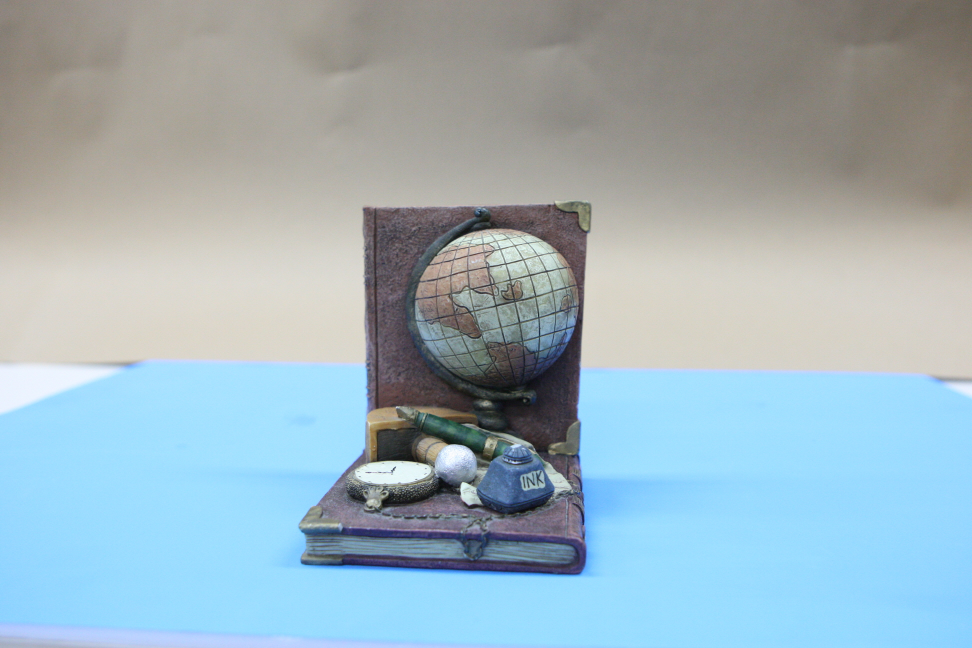
%> input picture SfM/PA3_VVS/Data/0000.JPG, 1944 x 1296 px (shown at 1/2 size)
$ octave main.m   (GNU Octave 9; MATLAB toolbox functions it lacks are replaced by stand-ins)
%> lines starting %> are read from the running program, lines starting %| are printed output that depends on the picture
clear; clc;
close all;
run('vlfeat-0.9.21/toolbox/vl_setup');
%> (this line was passed over: vl_setup is not available in this run)
addpath('./Givenfunctions');
addpath('./my_functions');
addpath('./Data')

% intrinsic
K = [1698.873755 0.000000     971.7497705
    0.000000    1698.8796645 647.7488275
    0.000000    0.000000     1.000000];

% load image
sfm01 = imread('0000.JPG');
%> sfm01 is the input picture: size 1296x1944x3 uint8; mean R, G, B 158.4, 178.7, 187.4
sfm02 = imread('0001.JPG');
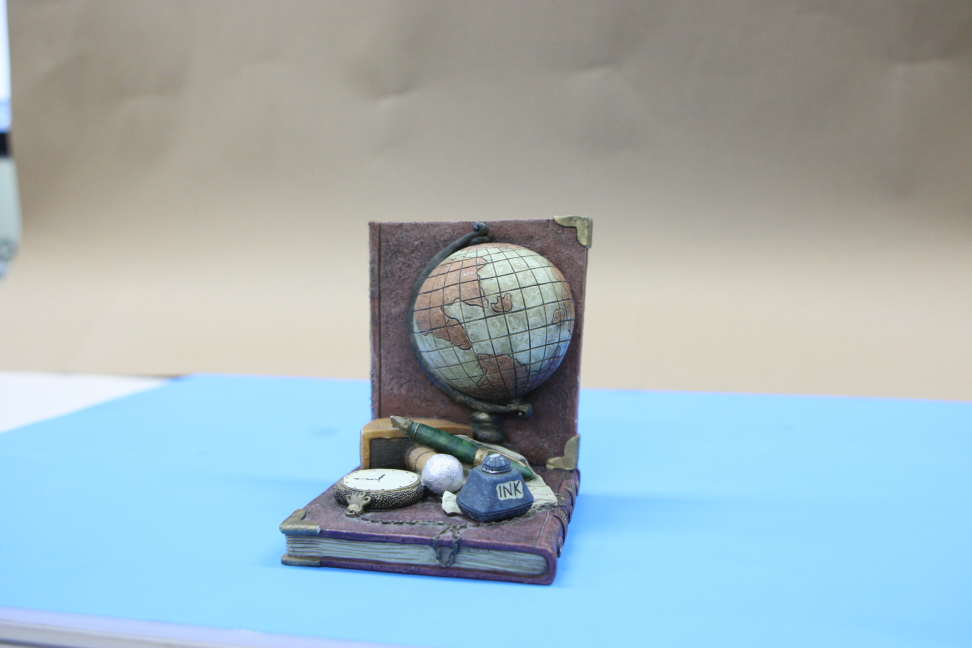
%> input picture SfM/PA3_VVS/Data/0001.JPG, 1944 x 1296 px (shown at 1/2 size)
%> sfm02 is the input picture: size 1296x1944x3 uint8; mean R, G, B 161.4, 179.2, 185.2
% resize image
sfm01 = imresize(sfm01, 1.5);
sfm02 = imresize(sfm02, 1.5);


% convert to gray scale
g_sfm01 = single(rgb2gray(sfm01));
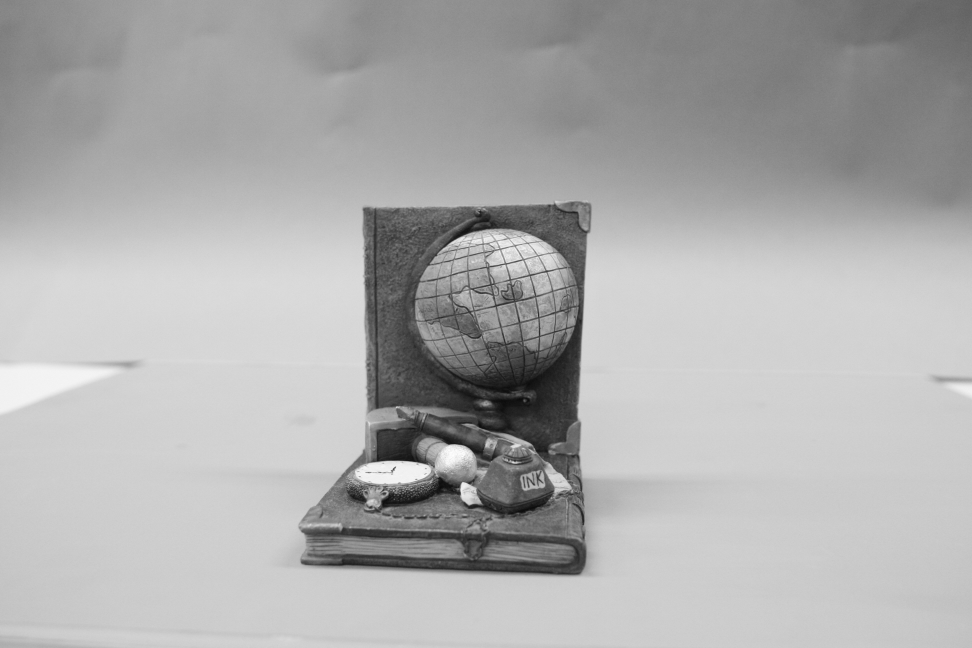
%> g_sfm01: size 1944x2916 single (shown at 1/3 size); min 8, max 255, mean 173.6
g_sfm02 = single(rgb2gray(sfm02));
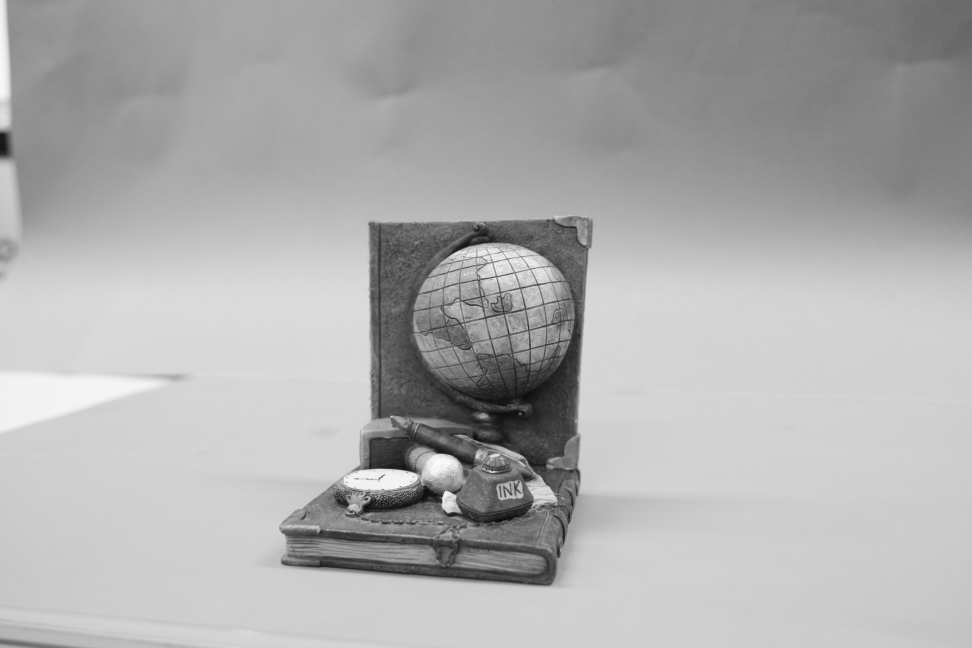
%> g_sfm02: size 1944x2916 single (shown at 1/3 size); min 8, max 255, mean 174.6


% F = [v, u, scale, orientation]'
% D = 128-dimension descriptor
%> (the run ends here)
